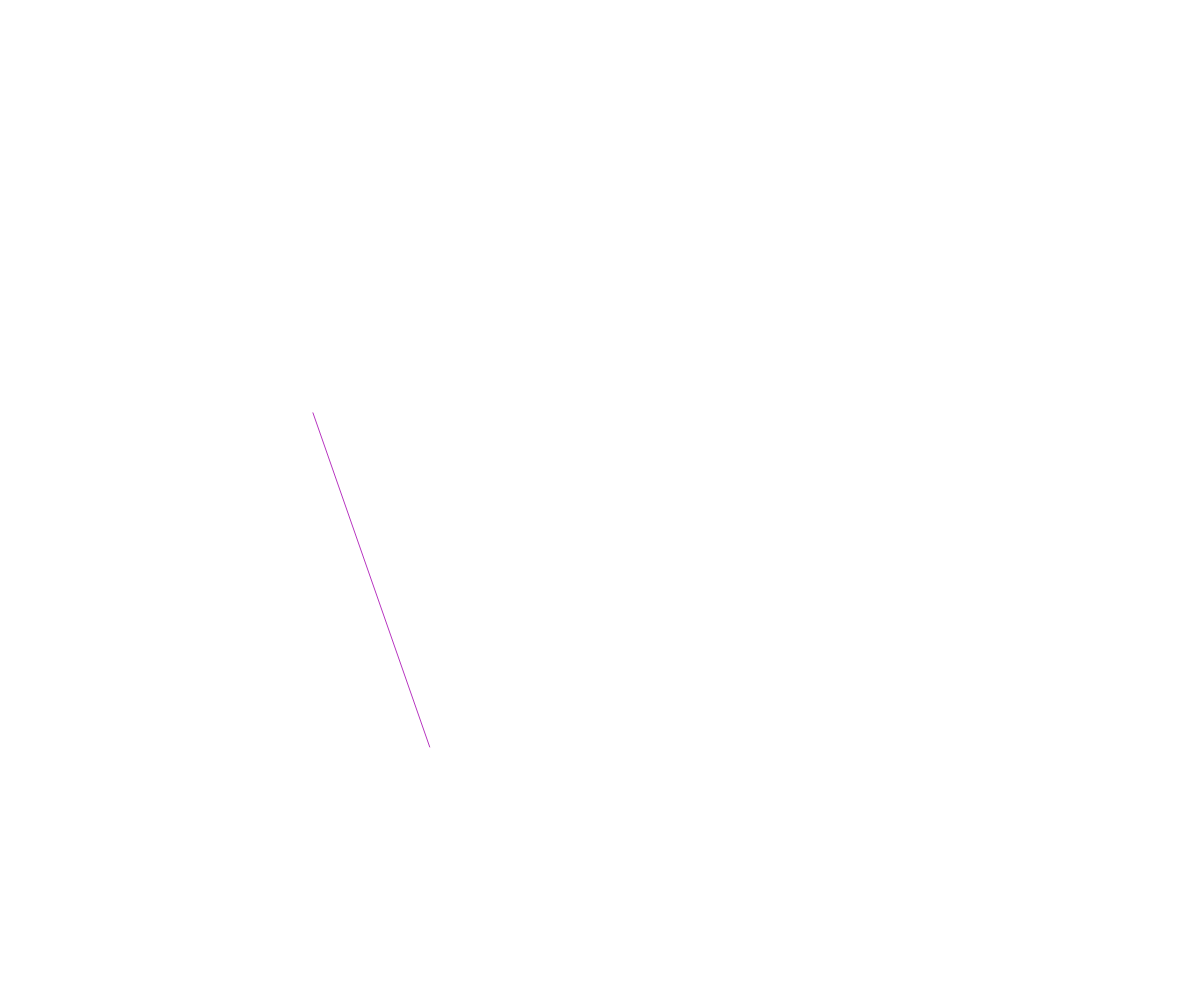
Frame 1 (no input)
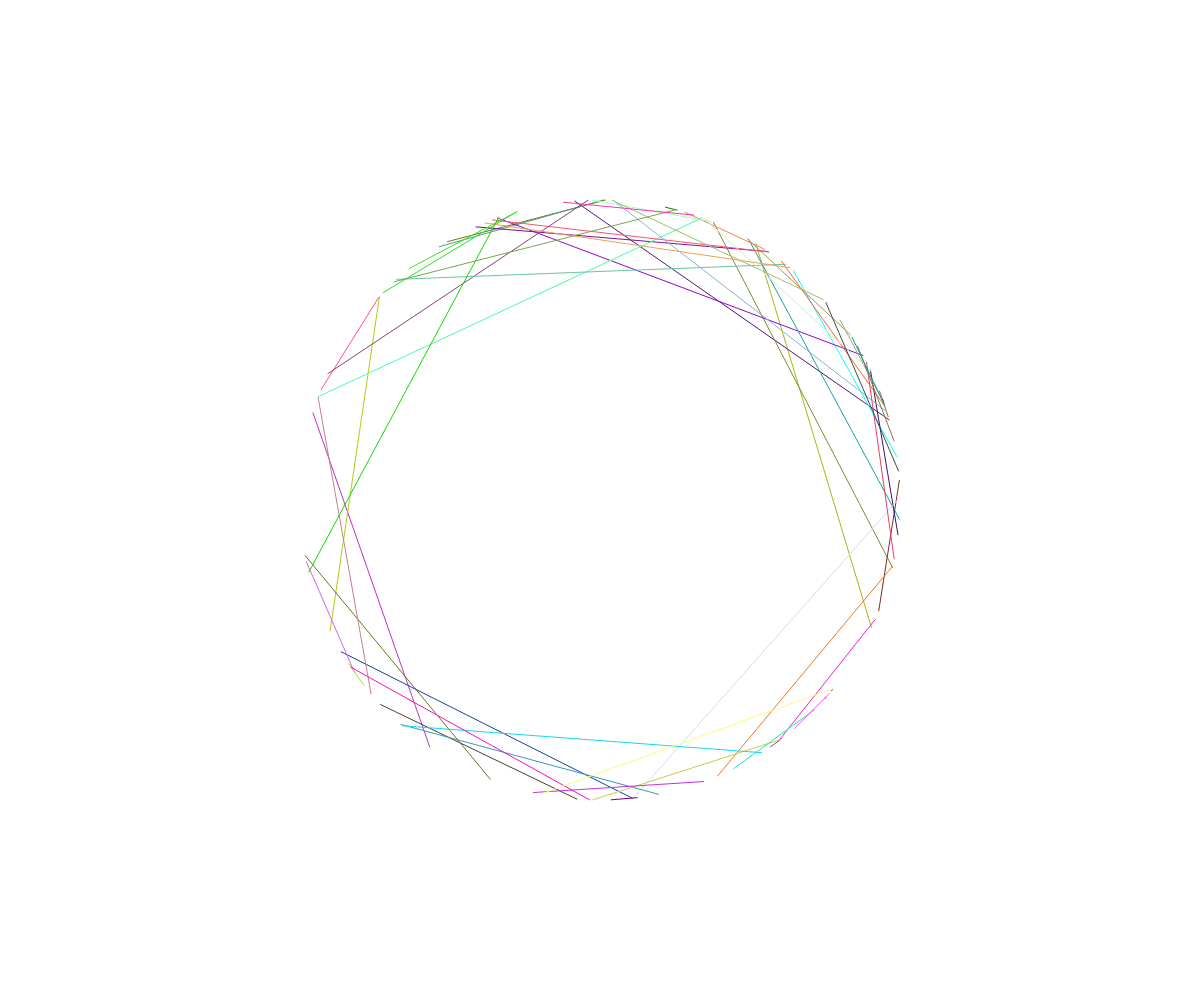
Frame 60 (no input)
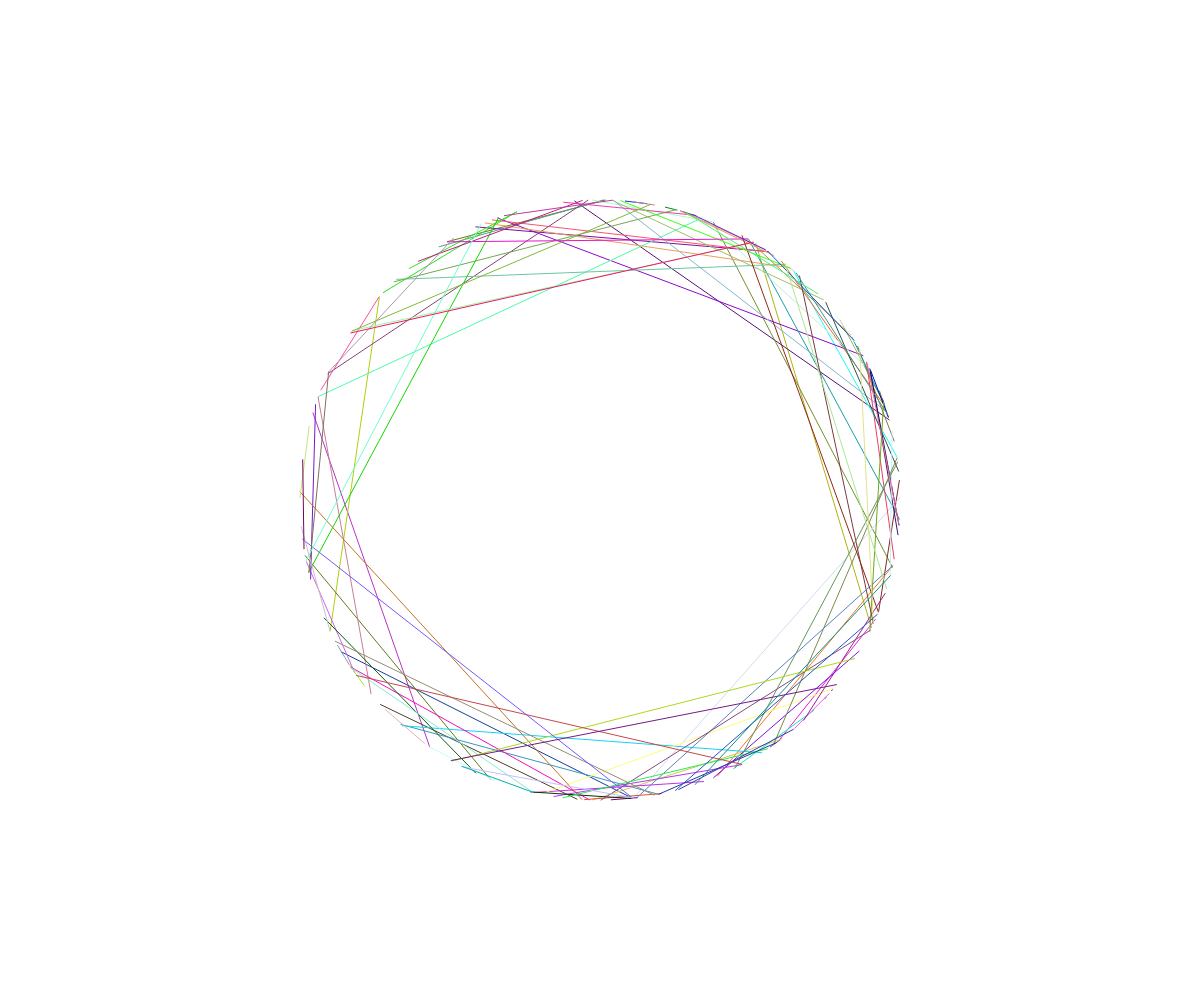
Frame 120 (the mouse pressed at the canvas centre since frame 60)

The p5.js sketch that drew these frames (run headless with seeded random() and noise() and a simulated clock; from frame 60 on, the mouse is pressed at the canvas centre):

// p5.js sketch
// ── sketch.js
function setup() {
  createCanvas(innerWidth, innerHeight);
}

function draw() {
  translate(width/2, height/2);
  
  stroke(random(256), random(256), random(256));
  let r = width/4;
  let a = random(TWO_PI);
  
  const x1 = r*cos(a), y1 = r*sin(a);
  a += random(PI/2);
  const x2 = r*cos(a), y2 = r*sin(a)
  line(x1, y1, x2, y2);
}
